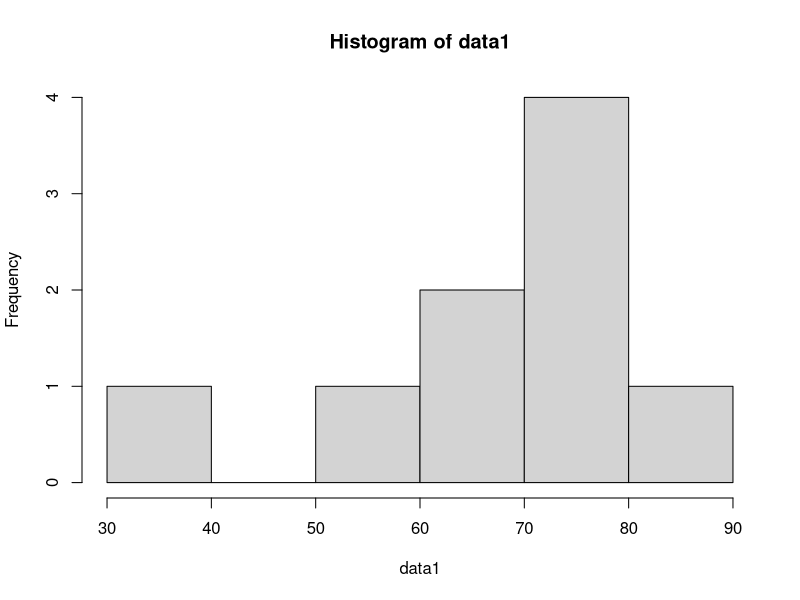
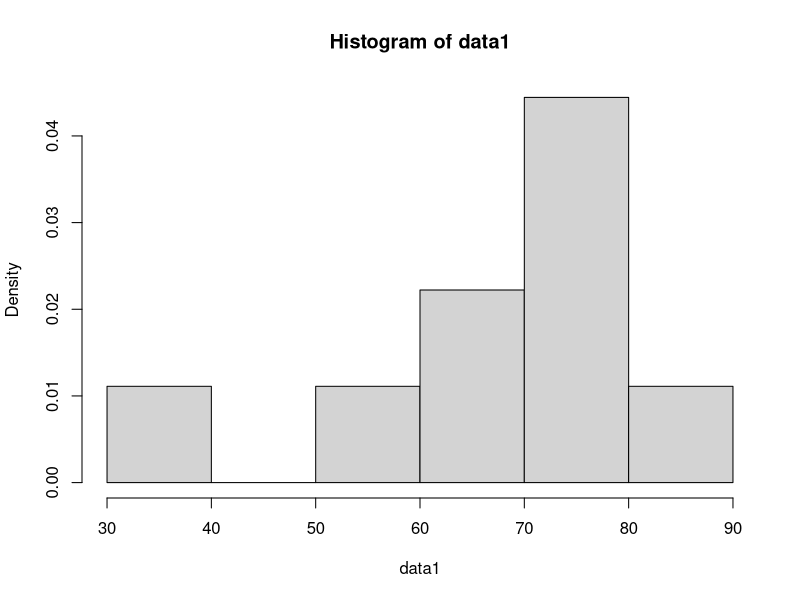

Write the R code that produced these figures, in order.
#11
data1 <- c(36,59,66,66,70,71,75,79,81)
range(data1)

bound <- seq(30, 90, 10)

data1.cut <- cut(data1, bound, right = FALSE)
data1.freq <- table(data1.cut)
data1.freq
cbind(data1.freq)
hist(data1, breaks = bound, right = FALSE)
hist(data1, breaks = bound, freq = FALSE, right = FALSE)

#13
library(readxl)
entgend = read_excel('entgend.xlsx')
men <- entgend$entertainment[entgend$gender == "male"]
women <- entgend$entertainment[entgend$gender == "female"]
mean(men)
